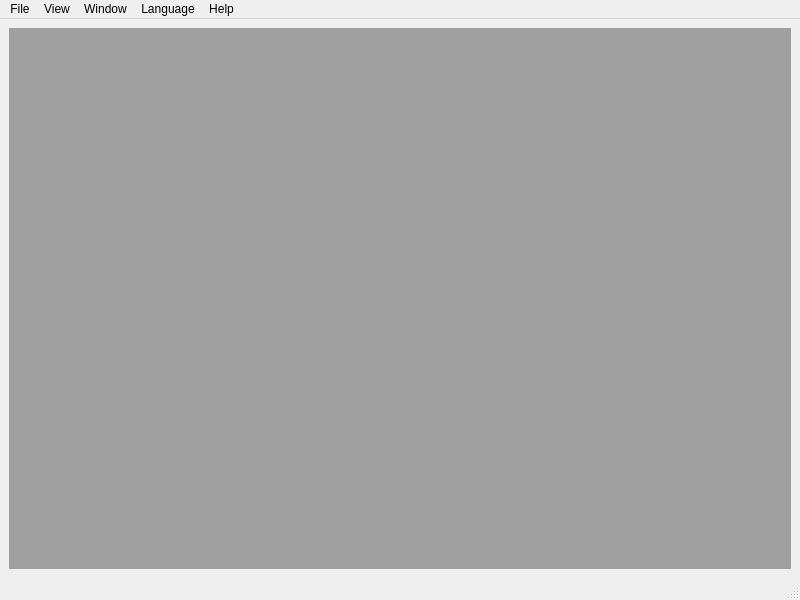
<?xml version="1.0" encoding="UTF-8"?>
<ui version="4.0">
 <class>Window</class>
 <widget class="QMainWindow" name="Window">
  <property name="geometry">
   <rect>
    <x>0</x>
    <y>0</y>
    <width>800</width>
    <height>600</height>
   </rect>
  </property>
  <property name="windowTitle">
   <string>MainWindow</string>
  </property>
  <widget class="QWidget" name="centralwidget">
   <layout class="QVBoxLayout" name="verticalLayout">
    <item>
     <widget class="QMdiArea" name="mdiArea"/>
    </item>
   </layout>
  </widget>
  <widget class="QMenuBar" name="menubar">
   <property name="geometry">
    <rect>
     <x>0</x>
     <y>0</y>
     <width>800</width>
     <height>25</height>
    </rect>
   </property>
   <widget class="QMenu" name="menuFile">
    <property name="title">
     <string>File</string>
    </property>
    <addaction name="actionOpen"/>
    <addaction name="actionSave"/>
    <addaction name="actionExit"/>
   </widget>
   <widget class="QMenu" name="menuView">
    <property name="title">
     <string>View</string>
    </property>
    <addaction name="actionCascade"/>
    <addaction name="actionTile"/>
   </widget>
   <widget class="QMenu" name="menuHelp">
    <property name="title">
     <string>Help</string>
    </property>
    <addaction name="actionAbout"/>
   </widget>
   <widget class="QMenu" name="menuWindow">
    <property name="title">
     <string>Window</string>
    </property>
    <addaction name="actionClose_all_windows"/>
   </widget>
   <widget class="QMenu" name="menuLanguage">
    <property name="title">
     <string>Language</string>
    </property>
    <addaction name="actionRussian"/>
    <addaction name="actionEnglish"/>
   </widget>
   <addaction name="menuFile"/>
   <addaction name="menuView"/>
   <addaction name="menuWindow"/>
   <addaction name="menuLanguage"/>
   <addaction name="menuHelp"/>
  </widget>
  <widget class="QStatusBar" name="statusbar"/>
  <action name="actionOpen">
   <property name="text">
    <string>Open</string>
   </property>
  </action>
  <action name="actionSave">
   <property name="text">
    <string>Save</string>
   </property>
  </action>
  <action name="actionCascade">
   <property name="text">
    <string>Cascade</string>
   </property>
  </action>
  <action name="actionTile">
   <property name="text">
    <string>Tile</string>
   </property>
  </action>
  <action name="actionExit">
   <property name="text">
    <string>Exit</string>
   </property>
  </action>
  <action name="actionAbout">
   <property name="text">
    <string>About</string>
   </property>
  </action>
  <action name="actionClose_all_windows">
   <property name="text">
    <string>Close all windows</string>
   </property>
  </action>
  <action name="actionRussian">
   <property name="text">
    <string>Russian</string>
   </property>
  </action>
  <action name="actionEnglish">
   <property name="text">
    <string>English</string>
   </property>
  </action>
 </widget>
 <resources/>
 <connections/>
</ui>
